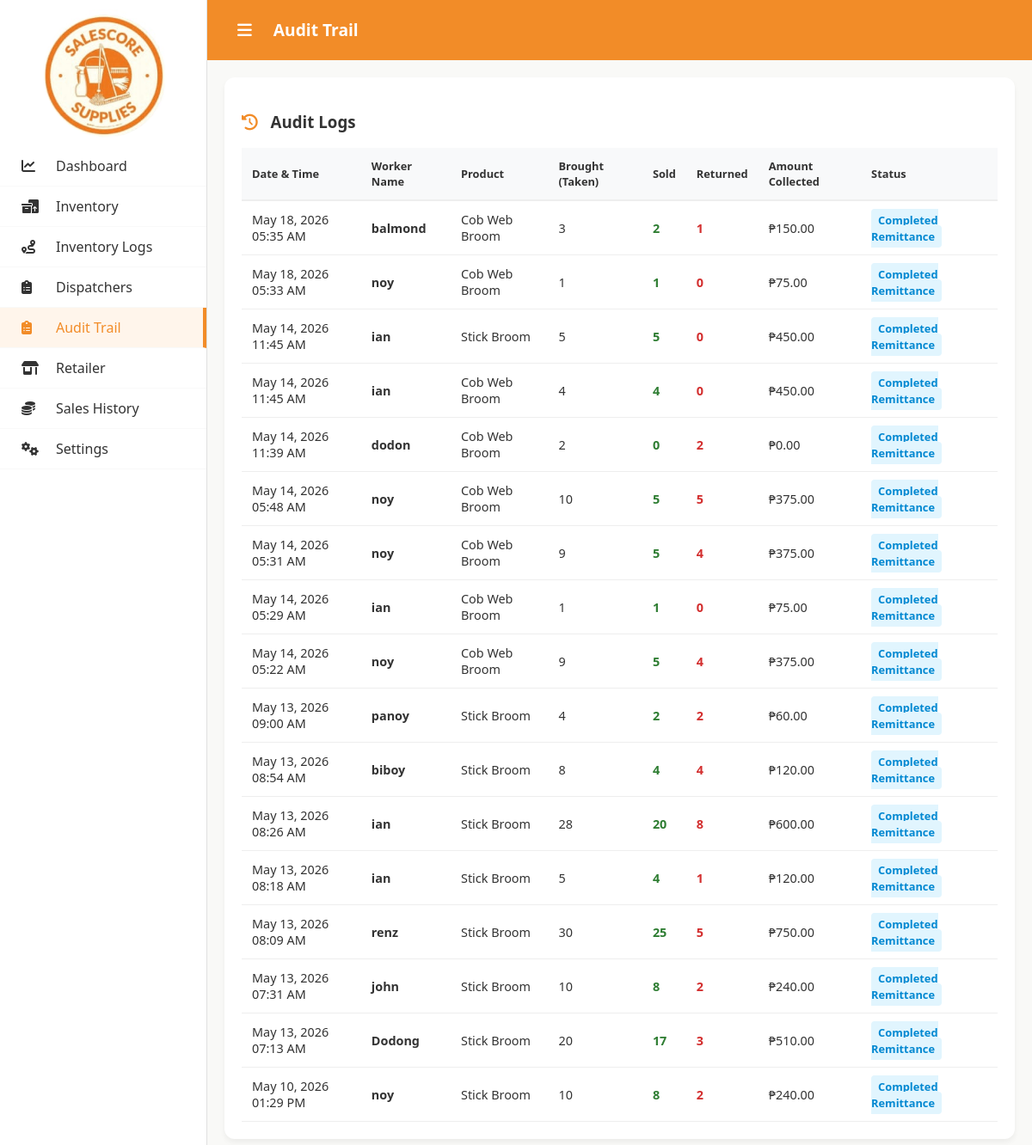
Screenshot of /audit_trail.php (signed in) with the database file from the repository.
### tables this page shows
CREATE TABLE `audit_trail` (
  `id` int(11) NOT NULL,
  `session_id` int(11) NOT NULL,
  `worker_name` varchar(255) NOT NULL,
  `product_id` int(11) NOT NULL,
  `product_name` varchar(255) NOT NULL,
  `qty_taken` int(11) NOT NULL,
  `qty_sold` int(11) NOT NULL,
  `qty_returned` int(11) NOT NULL,
  `received_amount` decimal(10,2) DEFAULT NULL,
  `status` varchar(50) DEFAULT 'Completed Remittance',
  `created_at` timestamp NOT NULL DEFAULT current_timestamp()
);

### audit_trail.php (the view, shortened to what this page needs)
<?php
require_once "auth/conn.php";
try {
    $stmt = $pdo->query("SELECT * FROM audit_trail ORDER BY created_at DESC");
    $logs = $stmt->fetchAll(PDO::FETCH_ASSOC);
} catch (Exception $e) {
    die("Error fetching logs: " . $e->getMessage());
}
?>
<!DOCTYPE html>
<html lang="en">
<head>
    <link rel="stylesheet" href="https://cdnjs.cloudflare.com/ajax/libs/font-awesome/6.4.0/css/all.min.css">
    <link rel="stylesheet" href="assets/css/styles.css">
</head>
<body>
    <div class="container">
        <aside class="sidebar">
            <div class="sidebar-header">
                <img src="assets/img/download.jpeg" alt="Salescore Logo" class="sidebar-logo">
            </div>
            <nav style="flex-grow: 1;">
                <a href="index.php" class="nav-item"><i class="fa-solid fa-chart-line"></i> <span>Dashboard</span></a>
                <a href="inventory.php" class="nav-item "><i class="fa-solid fa-boxes-packing"></i> <span>Inventory</span></a>
                <a href="inventory_logs.php" class="nav-item "><i class="fa-solid fa-route"></i> <span>Inventory Logs</span></a>
                <a href="dispatchers.php" class="nav-item"><i class="fa-solid fa-clipboard-list"></i> <span>Dispatchers</span></a>
                <a href="audit_trail.php" class="nav-item active"><i class="fa-solid fa-clipboard-list"></i> <span>Audit Trail</span></a>
                <a href="retailer.php" class="nav-item "><i class="fa-solid fa-shop"></i> <span>Retailer</span></a>
                <a href="sales.php" class="nav-item "><i class="fa-solid fa-coins"></i> <span>Sales History</span></a>
                <a href="setting.php" class="nav-item"><i class="fa-solid fa-gears"></i> <span>Settings</span></a>
            </nav>
        </aside>
        <main class="main-content">
            <header class="header">
                <div class="header-left">
                    <button id="sidebarToggle" class="hamburger-btn">
                        <i class="fa-solid fa-bars"></i>
                    </button>
                    <h1>Audit Trail</h1>
                </div>
            </header>
            <div class="audit-table-card" style="margin: 20px;">
                <h3><i class="fa-solid fa-clock-rotate-left" style="color: #f28c28; margin-right: 10px;"></i> Audit Logs</h3>
                <table>
                    <thead>
                        <tr>
                            <th>Date & Time</th>
                            <th>Worker Name</th>
                            <th>Product</th>
                            <th>Brought (Taken)</th>
                            <th>Sold</th>
                            <th>Returned</th>
                            <th>Amount Collected</th>
                            <th>Status</th>
                        </tr>
                    </thead>
                    <tbody>
                        <?php if (count($logs) > 0): ?>
                            <?php foreach ($logs as $log): ?>
                            <tr>
                                <td><?php echo date('M d, Y h:i A', strtotime($log['created_at'])); ?></td>
                                <td><strong><?php echo htmlspecialchars($log['worker_name']); ?></strong></td>
                                <td><?php echo htmlspecialchars($log['product_name']); ?></td>
                                <td><?php echo $log['qty_taken']; ?></td>
                                <td class="text-success"><?php echo $log['qty_sold']; ?></td>
                                <td class="text-danger"><?php echo $log['qty_returned']; ?></td>
                                <td>₱<?php echo number_format($log['received_amount'], 2); ?></td>
                                <td><span class="status-badge"><?php echo $log['status']; ?></span></td>
                            </tr>
                            <?php endforeach; ?>
                        <?php else: ?>
                            <tr>
                                <td colspan="8" style="text-align: center;">No audit logs found.</td>
                            </tr>
                        <?php endif; ?>
                    </tbody>
                </table>
            </div>
        </main>
    </div>
</body>
</html>

### assets/css/styles.css (style rules this page uses)
body { margin: 0; padding: 0; font-family: 'Segoe UI', Tahoma, Geneva, Verdana, sans-serif; background-color: #f9f9f7; color: #333; overflow-x: hidden; }
.container { display: flex; min-height: 100vh; }
.sidebar { width: 240px; background-color: #ffffff; border-right: 1px solid #e0e0e0; display: flex; flex-direction: column; transition: width 0.4s cubic-bezier(0.4, 0, 0.2, 1); overflow: hidden; white-space: nowrap; flex-shrink: 0; }
.sidebar-header { height: 70px; padding: 0 25px; font-size: 1.2rem; font-weight: bold; color: #f28c28; display: flex; align-items: center; position: relative; }
nav { flex: 1; }
.nav-item { padding: 15px 25px; display: flex; align-items: center; cursor: pointer; border-bottom: 1px solid #f9f9f9; font-weight: 500; color: #555; transition: background 0.3s ease, color 0.3s ease; position: relative; text-decoration: none; color: inherit; }
.nav-item.active { background-color: #fff5eb; color: #f28c28; border-right: 4px solid #f28c28; }
.sidebar span { position: absolute; left: 65px; opacity: 1; visibility: visible; transition: opacity 0.3s ease, transform 0.3s ease; transform: translateX(0); }
.main-content { flex: 1; padding: 0; min-width: 0; }
.header { background-color: #f28c28; height: 70px; padding: 0 30px; display: flex; justify-content: space-between; align-items: center; box-sizing: border-box; }
.header-left { display: flex; align-items: center; gap: 20px; }
.header h1 { color: white; margin: 0; font-size: 1.2rem; }
.hamburger-btn { background: none; border: none; color: white; font-size: 1.2rem; cursor: pointer; padding: 5px; display: flex; align-items: center; transition: transform 0.2s ease; }
table { width: 100%; border-collapse: collapse; }
th { text-align: left; color: #888; font-size: 0.8rem; padding-bottom: 10px; }
td { padding: 12px 0; border-bottom: 1px solid #eee; }

### audit_trail.php (style rules this page uses)
.audit-table-card { background: white; padding: 20px; border-radius: 12px; box-shadow: 0 4px 6px rgba(0,0,0,0.05); margin-top: 20px; overflow-x: auto; }
table { width: 100%; border-collapse: collapse; margin-top: 15px; }
th { background-color: #f8f9fa; color: #333; text-align: left; padding: 12px; border-bottom: 2px solid #eee; }
td { padding: 12px; border-bottom: 1px solid #eee; font-size: 0.9rem; }
.status-badge { padding: 4px 8px; border-radius: 4px; font-size: 0.8rem; font-weight: bold; background: #e1f5fe; color: #0288d1; }
.text-success { color: #2e7d32; font-weight: bold; }
.text-danger { color: #d32f2f; font-weight: bold; }
.sidebar-logo { width: 150px; height: 150px; object-fit: contain; border-radius: 50%; transition: all 0.3s ease; align-items: center; }
.sidebar-header { display: flex; align-items: center; padding: 50px; gap: 15px; }

### rows the page displays
audit_trail: created_at "May 18, 2026 05:35 AM", worker_name "balmond", product_name "Cob Web Broom", qty_taken "3", qty_sold "2", qty_returned "1", received_amount "150.00", status "Completed Remittance"
audit_trail: created_at "May 18, 2026 05:33 AM", worker_name "noy", product_name "Cob Web Broom", qty_taken "1", qty_sold "1", qty_returned "0", received_amount "75.00", status "Completed Remittance"
audit_trail: created_at "May 14, 2026 11:45 AM", worker_name "ian", product_name "Stick Broom", qty_taken "5", qty_sold "5", qty_returned "0", received_amount "450.00", status "Completed Remittance"
audit_trail: created_at "May 14, 2026 11:45 AM", worker_name "ian", product_name "Cob Web Broom", qty_taken "4", qty_sold "4", qty_returned "0", received_amount "450.00", status "Completed Remittance"
audit_trail: created_at "May 14, 2026 11:39 AM", worker_name "dodon", product_name "Cob Web Broom", qty_taken "2", qty_sold "0", qty_returned "2", received_amount "0.00", status "Completed Remittance"
audit_trail: created_at "May 14, 2026 05:48 AM", worker_name "noy", product_name "Cob Web Broom", qty_taken "10", qty_sold "5", qty_returned "5", received_amount "375.00", status "Completed Remittance"
audit_trail: created_at "May 14, 2026 05:31 AM", worker_name "noy", product_name "Cob Web Broom", qty_taken "9", qty_sold "5", qty_returned "4", received_amount "375.00", status "Completed Remittance"
audit_trail: created_at "May 14, 2026 05:29 AM", worker_name "ian", product_name "Cob Web Broom", qty_taken "1", qty_sold "1", qty_returned "0", received_amount "75.00", status "Completed Remittance"
audit_trail: created_at "May 14, 2026 05:22 AM", worker_name "noy", product_name "Cob Web Broom", qty_taken "9", qty_sold "5", qty_returned "4", received_amount "375.00", status "Completed Remittance"
audit_trail: created_at "May 13, 2026 09:00 AM", worker_name "panoy", product_name "Stick Broom", qty_taken "4", qty_sold "2", qty_returned "2", received_amount "60.00", status "Completed Remittance"
audit_trail: created_at "May 13, 2026 08:54 AM", worker_name "biboy", product_name "Stick Broom", qty_taken "8", qty_sold "4", qty_returned "4", received_amount "120.00", status "Completed Remittance"
audit_trail: created_at "May 13, 2026 08:26 AM", worker_name "ian", product_name "Stick Broom", qty_taken "28", qty_sold "20", qty_returned "8", received_amount "600.00", status "Completed Remittance"
audit_trail: created_at "May 13, 2026 08:18 AM", worker_name "ian", product_name "Stick Broom", qty_taken "5", qty_sold "4", qty_returned "1", received_amount "120.00", status "Completed Remittance"
audit_trail: created_at "May 13, 2026 08:09 AM", worker_name "renz", product_name "Stick Broom", qty_taken "30", qty_sold "25", qty_returned "5", received_amount "750.00", status "Completed Remittance"
audit_trail: created_at "May 13, 2026 07:31 AM", worker_name "john", product_name "Stick Broom", qty_taken "10", qty_sold "8", qty_returned "2", received_amount "240.00", status "Completed Remittance"
audit_trail: created_at "May 13, 2026 07:13 AM", worker_name "Dodong", product_name "Stick Broom", qty_taken "20", qty_sold "17", qty_returned "3", received_amount "510.00", status "Completed Remittance"
audit_trail: created_at "May 10, 2026 01:29 PM", worker_name "noy", product_name "Stick Broom", qty_taken "10", qty_sold "8", qty_returned "2", received_amount "240.00", status "Completed Remittance"
